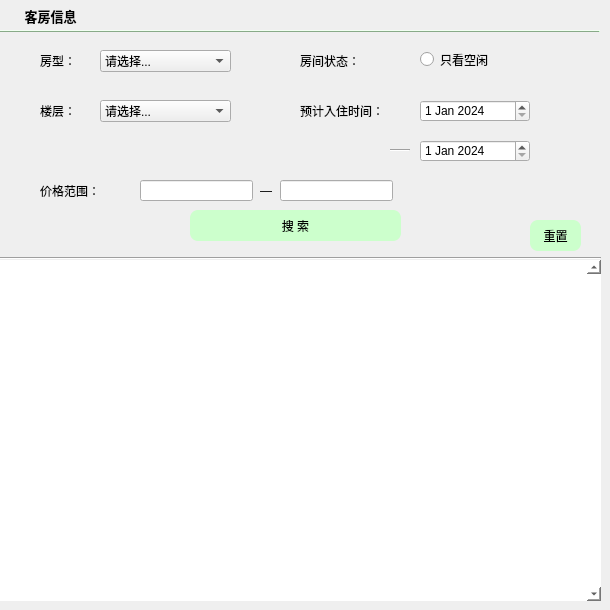
    <widget class="QWidget" name="page">
     <widget class="QToolButton" name="toolButton_2">
      <property name="geometry">
       <rect>
        <x>0</x>
        <y>0</y>
        <width>101</width>
        <height>31</height>
       </rect>
      </property>
      <property name="font">
       <font>
        <family>FontAwesome</family>
        <pointsize>10</pointsize>
        <weight>75</weight>
        <bold>true</bold>
       </font>
      </property>
      <property name="styleSheet">
       <string notr="true">border:none</string>
      </property>
      <property name="text">
       <string>客房信息</string>
      </property>
      <property name="icon">
       <iconset>
        <normaloff>../../../../../pictures/search1.png</normaloff>../../../../../pictures/search1.png</iconset>
      </property>
      <property name="toolButtonStyle">
       <enum>Qt::ToolButtonTextBesideIcon</enum>
      </property>
     </widget>
     <widget class="QFrame" name="split_2">
      <property name="geometry">
       <rect>
        <x>0</x>
        <y>30</y>
        <width>600</width>
        <height>2</height>
       </rect>
      </property>
      <property name="styleSheet">
       <string notr="true">color:#CCFFCC;
border-color:#CCFFCC;
background-color:#CCFFCC</string>
      </property>
      <property name="frameShape">
       <enum>QFrame::HLine</enum>
      </property>
      <property name="frameShadow">
       <enum>QFrame::Raised</enum>
      </property>
     </widget>
     <widget class="QComboBox" name="inputType">
      <property name="geometry">
       <rect>
        <x>100</x>
        <y>50</y>
        <width>131</width>
        <height>22</height>
       </rect>
      </property>
      <item>
       <property name="text">
        <string>请选择...</string>
       </property>
      </item>
      <item>
       <property name="text">
        <string>标准间（单人）</string>
       </property>
      </item>
      <item>
       <property name="text">
        <string>标准间（双人）</string>
       </property>
      </item>
      <item>
       <property name="text">
        <string>大床房</string>
       </property>
      </item>
      <item>
       <property name="text">
        <string>总统套房</string>
       </property>
      </item>
     </widget>
     <widget class="QLabel" name="label_22">
      <property name="geometry">
       <rect>
        <x>40</x>
        <y>50</y>
        <width>41</width>
        <height>21</height>
       </rect>
      </property>
      <property name="text">
       <string>房型：</string>
      </property>
     </widget>
     <widget class="QLabel" name="label_23">
      <property name="geometry">
       <rect>
        <x>300</x>
        <y>50</y>
        <width>71</width>
        <height>21</height>
       </rect>
      </property>
      <property name="text">
       <string>房间状态：</string>
      </property>
     </widget>
     <widget class="QLabel" name="label_24">
      <property name="geometry">
       <rect>
        <x>300</x>
        <y>100</y>
        <width>101</width>
        <height>21</height>
       </rect>
      </property>
      <property name="text">
       <string>预计入住时间：</string>
      </property>
     </widget>
     <widget class="QLabel" name="label_25">
      <property name="geometry">
       <rect>
        <x>40</x>
        <y>180</y>
        <width>101</width>
        <height>21</height>
       </rect>
      </property>
      <property name="text">
       <string>价格范围：</string>
      </property>
     </widget>
     <widget class="QLineEdit" name="inputprice1">
      <property name="geometry">
       <rect>
        <x>140</x>
        <y>180</y>
        <width>113</width>
        <height>21</height>
       </rect>
      </property>
     </widget>
     <widget class="QLabel" name="label_26">
      <property name="geometry">
       <rect>
        <x>260</x>
        <y>180</y>
        <width>21</width>
        <height>21</height>
       </rect>
      </property>
      <property name="text">
       <string>—</string>
      </property>
     </widget>
     <widget class="QLineEdit" name="inputprice2">
      <property name="geometry">
       <rect>
        <x>280</x>
        <y>180</y>
        <width>113</width>
        <height>21</height>
       </rect>
      </property>
     </widget>
     <widget class="QLabel" name="label_27">
      <property name="geometry">
       <rect>
        <x>40</x>
        <y>100</y>
        <width>101</width>
        <height>21</height>
       </rect>
      </property>
      <property name="text">
       <string>楼层：</string>
      </property>
     </widget>
     <widget class="QComboBox" name="inputstorey">
      <property name="geometry">
       <rect>
        <x>100</x>
        <y>100</y>
        <width>131</width>
        <height>22</height>
       </rect>
      </property>
      <item>
       <property name="text">
        <string>请选择...</string>
       </property>
      </item>
      <item>
       <property name="text">
        <string>2</string>
       </property>
      </item>
      <item>
       <property name="text">
        <string>3</string>
       </property>
      </item>
      <item>
       <property name="text">
        <string>4</string>
       </property>
      </item>
     </widget>
     <widget class="QDateEdit" name="inputStartTime">
      <property name="geometry">
       <rect>
        <x>420</x>
        <y>100</y>
        <width>110</width>
        <height>22</height>
       </rect>
      </property>
      <property name="contextMenuPolicy">
       <enum>Qt::DefaultContextMenu</enum>
      </property>
      <property name="dateTime">
       <datetime>
        <hour>0</hour>
        <minute>0</minute>
        <second>0</second>
        <year>2024</year>
        <month>1</month>
        <day>1</day>
       </datetime>
      </property>
      <property name="maximumTime">
       <time>
        <hour>22</hour>
        <minute>59</minute>
        <second>59</second>
       </time>
      </property>
     </widget>
     <widget class="QPushButton" name="commitSearch">
      <property name="geometry">
       <rect>
        <x>190</x>
        <y>210</y>
        <width>211</width>
        <height>31</height>
       </rect>
      </property>
      <property name="styleSheet">
       <string notr="true">#commitSearch{background:#CCFFCC;
border-radius:8px}
#commitSearch:hover
{
background:#CCFF99
}</string>
      </property>
      <property name="text">
       <string>搜 索</string>
      </property>
     </widget>
     <widget class="Line" name="line">
      <property name="geometry">
       <rect>
        <x>0</x>
        <y>250</y>
        <width>601</width>
        <height>16</height>
       </rect>
      </property>
      <property name="orientation">
       <enum>Qt::Horizontal</enum>
      </property>
     </widget>
     <widget class="QRadioButton" name="inputFree">
      <property name="geometry">
       <rect>
        <x>420</x>
        <y>50</y>
        <width>115</width>
        <height>19</height>
       </rect>
      </property>
      <property name="text">
       <string>只看空闲</string>
      </property>
     </widget>
     <widget class="QDateEdit" name="inputEndTime">
      <property name="geometry">
       <rect>
        <x>420</x>
        <y>140</y>
        <width>110</width>
        <height>22</height>
       </rect>
      </property>
      <property name="contextMenuPolicy">
       <enum>Qt::DefaultContextMenu</enum>
      </property>
      <property name="dateTime">
       <datetime>
        <hour>0</hour>
        <minute>0</minute>
        <second>0</second>
        <year>2024</year>
        <month>1</month>
        <day>1</day>
       </datetime>
      </property>
      <property name="maximumTime">
       <time>
        <hour>22</hour>
        <minute>59</minute>
        <second>59</second>
       </time>
      </property>
     </widget>
     <widget class="Line" name="line_16">
      <property name="geometry">
       <rect>
        <x>390</x>
        <y>140</y>
        <width>20</width>
        <height>20</height>
       </rect>
      </property>
      <property name="orientation">
       <enum>Qt::Horizontal</enum>
      </property>
     </widget>
     <widget class="QScrollArea" name="scrollArea">
      <property name="geometry">
       <rect>
        <x>0</x>
        <y>260</y>
        <width>601</width>
        <height>341</height>
       </rect>
      </property>
      <property name="contextMenuPolicy">
       <enum>Qt::DefaultContextMenu</enum>
      </property>
      <property name="styleSheet">
       <string notr="true">background-color:white</string>
      </property>
      <property name="frameShape">
       <enum>QFrame::NoFrame</enum>
      </property>
      <property name="verticalScrollBarPolicy">
       <enum>Qt::ScrollBarAlwaysOn</enum>
      </property>
      <property name="horizontalScrollBarPolicy">
       <enum>Qt::ScrollBarAsNeeded</enum>
      </property>
      <property name="widgetResizable">
       <bool>true</bool>
      </property>
      <property name="alignment">
       <set>Qt::AlignCenter</set>
      </property>
      <widget class="QWidget" name="scrollAreaWidgetContents">
       <property name="geometry">
        <rect>
         <x>0</x>
         <y>0</y>
         <width>580</width>
         <height>341</height>
        </rect>
       </property>
       <widget class="QWidget" name="gridLayoutWidget">
        <property name="geometry">
         <rect>
          <x>0</x>
          <y>0</y>
          <width>601</width>
          <height>341</height>
         </rect>
        </property>
        <layout class="QGridLayout" name="gridLayout">
         <property name="sizeConstraint">
          <enum>QLayout::SetNoConstraint</enum>
         </property>
        </layout>
       </widget>
      </widget>
     </widget>
     <widget class="QPushButton" name="reset">
      <property name="geometry">
       <rect>
        <x>530</x>
        <y>220</y>
        <width>51</width>
        <height>31</height>
       </rect>
      </property>
      <property name="styleSheet">
       <string notr="true">#reset{background:#CCFFCC;
border-radius:8px}
#reset:hover
{
background:#CCFF99
}</string>
      </property>
      <property name="text">
       <string>重置</string>
      </property>
     </widget>
    </widget>
